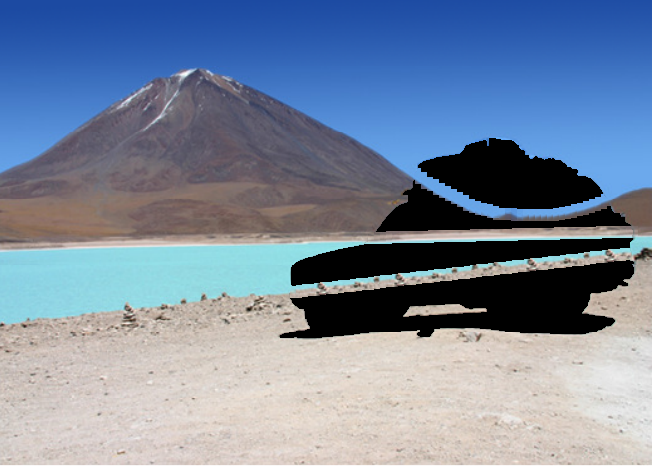
//> input picture texture_code/texture_test_img/sp3.png, 652 x 466 px
$ ./textureCompletion1   (built with g++ and OpenCV 4)
//> lines starting //> are read from the running program, lines starting //| are printed output that depends on the picture; after the words box and inside, x2 and y2 are one past the last pixel; in counts of white or black regions, pixels touching at a corner belong together
#include <iostream>
#include <opencv2/highgui.hpp>
#include <opencv2/core.hpp>
#include <opencv2/imgcodecs.hpp>
#include <opencv2/opencv.hpp>
using namespace cv;
using namespace std;
Mat TextureCompletion1(Mat img);
int main() // sp3 , sp5 表现还可以
{
	Mat img = imread("./texture_test_img/sp3.png"); // img是画好线的图
//> img is the input picture: 466 rows x 652 cols, CV_8UC3; mean B, G, R 157.4, 135.3, 120.5
	if (img.empty()) {
		cout << "请检查文件名称是否有误！" << endl;
		return -1;
	}

	// imshow("oringin img", img);

	//图像修复
	Mat imgInpaint;
	imgInpaint = TextureCompletion1(img);

	return 0;
}

Mat TextureCompletion1(Mat img){
	Mat gray;
	cvtColor(img, gray, COLOR_BGR2GRAY);
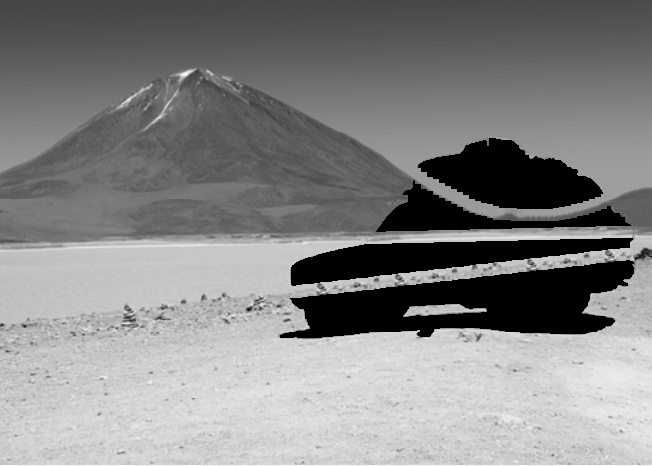
//> gray: 466 rows x 652 cols, CV_8UC1; min 0, max 251, mean 133.4

	//通过阈值处理生成Mask掩码
	Mat imgMask;
	// threshold(gray, imgMask, 245, 255, THRESH_BINARY);
	threshold(gray, imgMask, 0, 255,  THRESH_BINARY_INV);
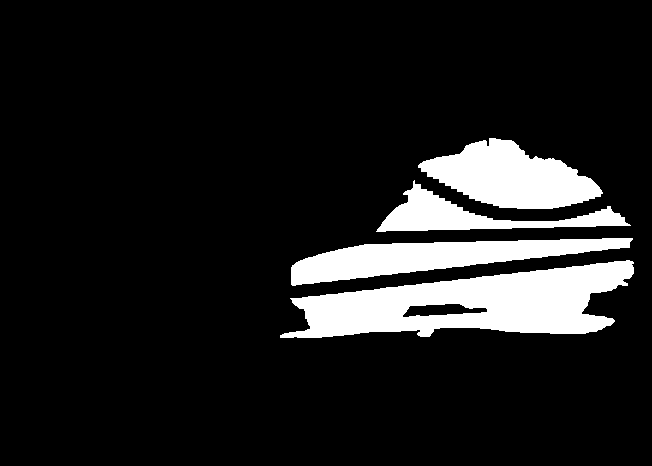
//> imgMask: 466 rows x 652 cols, CV_8UC1; 11.7% white; 4 white regions, box (x1, y1, x2, y2) and area: (280, 260, 634, 338) 15688, (418, 138, 603, 209) 7881, (291, 238, 633, 286) 7816, (376, 180, 631, 232) 4301
	//对Mask掩码膨胀处理，增加Mask的面积
	Mat Kernel = getStructuringElement(MORPH_RECT, Size(3, 3));
	dilate(imgMask, imgMask, Kernel);
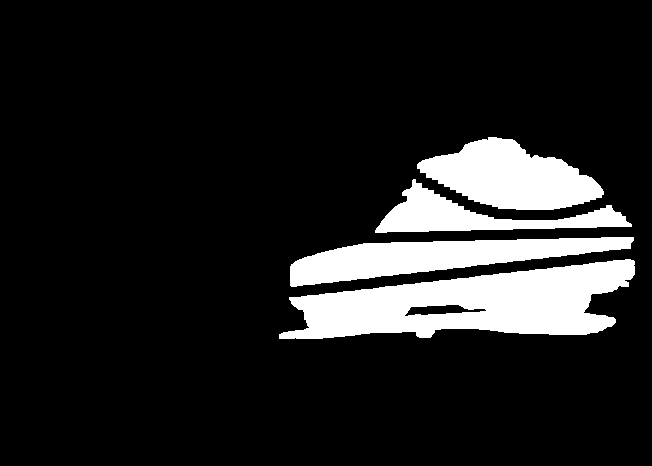
//> imgMask: 466 rows x 652 cols, CV_8UC1; 12.8% white; 4 white regions, box (x1, y1, x2, y2) and area: (279, 259, 635, 339) 16903, (290, 237, 634, 287) 8600, (417, 137, 604, 210) 8421, (375, 179, 632, 233) 4959

	//图像修复
	Mat imgInpaint;
	inpaint(img, imgMask, imgInpaint, 3, INPAINT_TELEA);
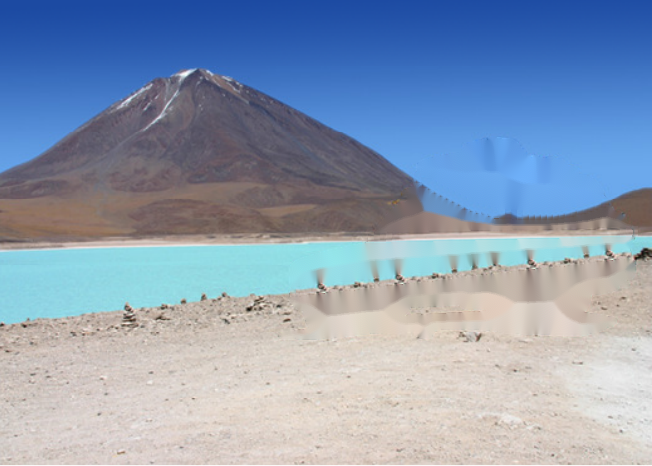
//> imgInpaint: 466 rows x 652 cols, CV_8UC3; mean B, G, R 180.3, 156.7, 139.7
 	// inpaint(img, imgMask, imgInpaint, 5, INPAINT_NS);
	//显示处理结果
	// imshow("imgMask", imgMask);
	imshow("After Inpaint", imgInpaint);
	waitKey(0);
	return imgInpaint;
}

$ run again, with texture_code/texture_test_img/sp1.png copied over texture_code/texture_test_img/sp3.png
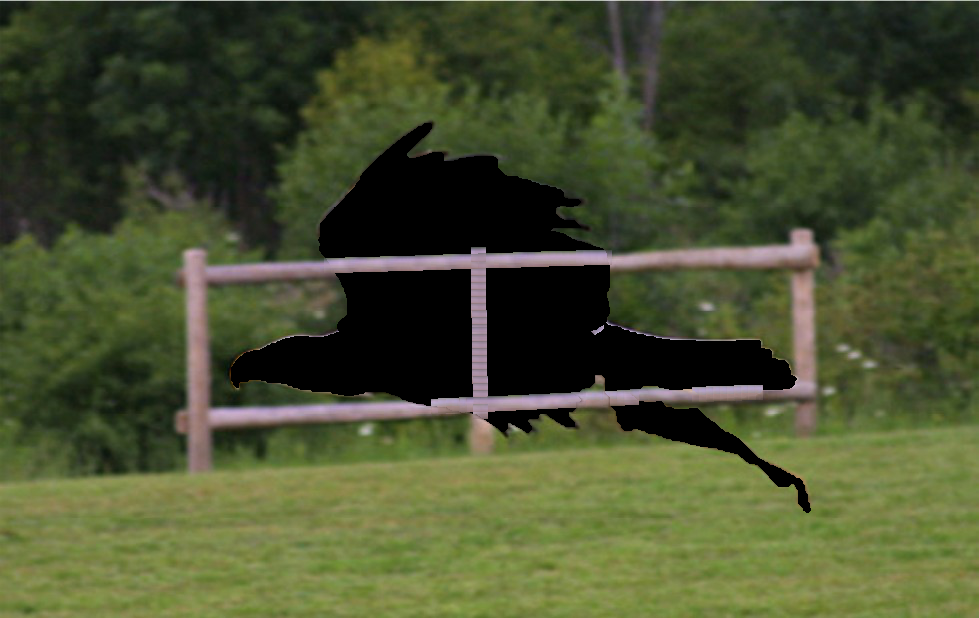
//> input picture texture_code/texture_test_img/sp1.png, 979 x 618 px
//> img is the input picture: 618 rows x 979 cols, CV_8UC3; mean B, G, R 47.9, 80.7, 72.7
//> in TextureCompletion1, `dilate(imgMask, imgMask, Kernel);`:
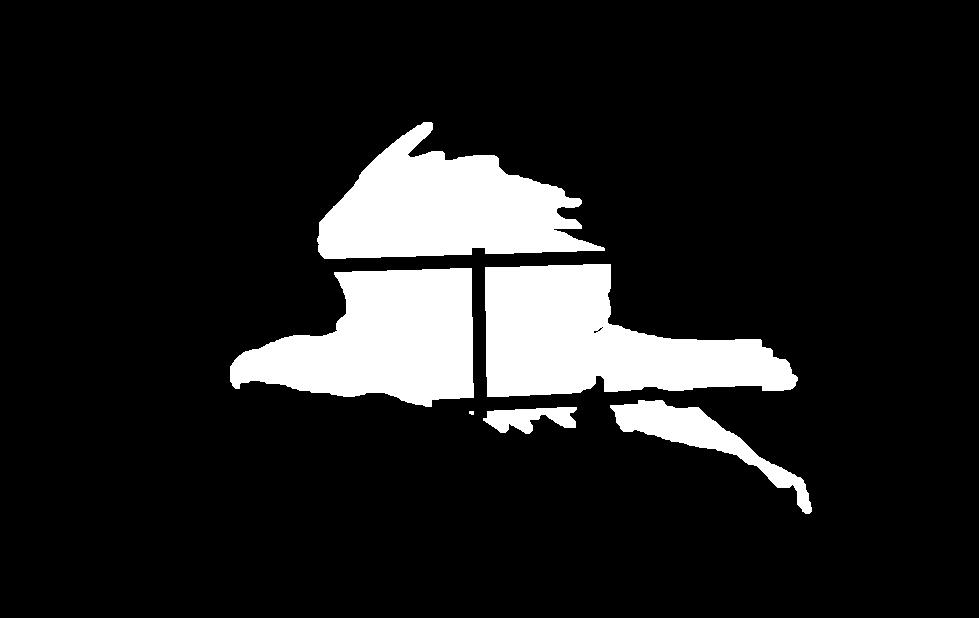
//> imgMask: 618 rows x 979 cols, CV_8UC1; 12.6% white; 6 white regions (1 under 20 px), largest, box (x1, y1, x2, y2) and area: (485, 264, 798, 397) 24870, (317, 122, 605, 259) 22363, (230, 268, 474, 407) 22073, (610, 400, 812, 514) 5224, (483, 407, 577, 434) 1525
//> in TextureCompletion1, `inpaint(img, imgMask, imgInpaint, 3, INPAINT_TELEA);`:
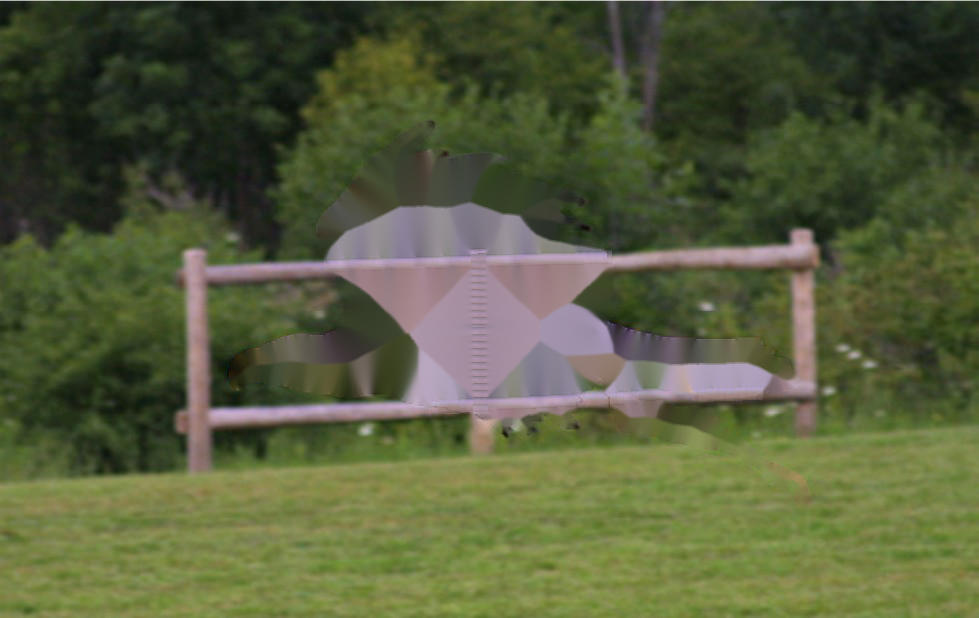
//> imgInpaint: 618 rows x 979 cols, CV_8UC3; mean B, G, R 60.5, 93.8, 86.7

$ run again, with texture_code/texture_test_img/sp2.png copied over texture_code/texture_test_img/sp3.png
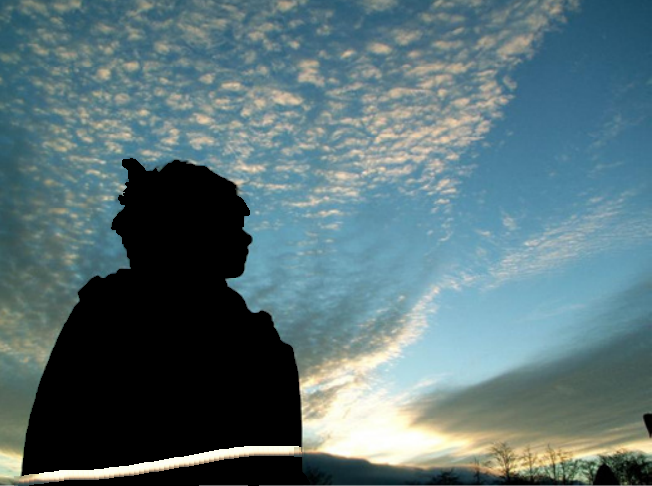
//> input picture texture_code/texture_test_img/sp2.png, 652 x 486 px
//> img is the input picture: 486 rows x 652 cols, CV_8UC3; mean B, G, R 117.8, 113.3, 89.5
//> in TextureCompletion1, `dilate(imgMask, imgMask, Kernel);`:
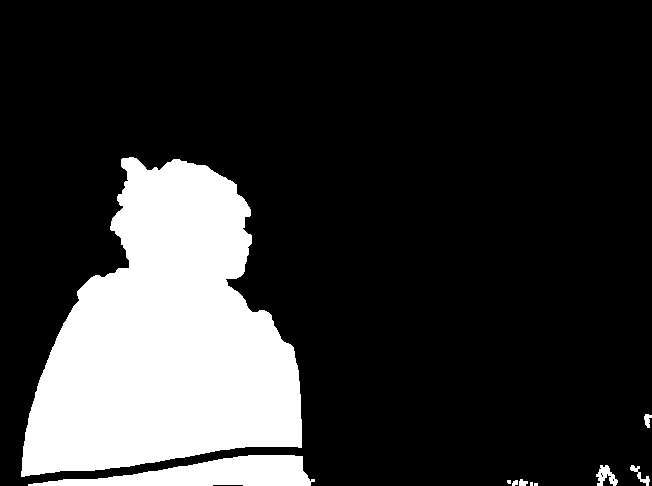
//> imgMask: 486 rows x 652 cols, CV_8UC1; 19.8% white; 10 white regions (3 under 20 px), largest, box (x1, y1, x2, y2) and area: (21, 157, 302, 477) 57153, (28, 455, 315, 486) 4944, (596, 465, 618, 486) 248
//> in TextureCompletion1, `inpaint(img, imgMask, imgInpaint, 3, INPAINT_TELEA);`:
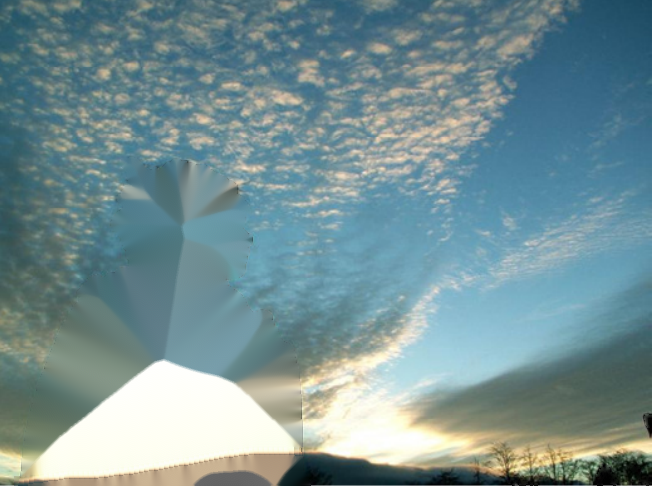
//> imgInpaint: 486 rows x 652 cols, CV_8UC3; mean B, G, R 149.2, 145.3, 118.1
